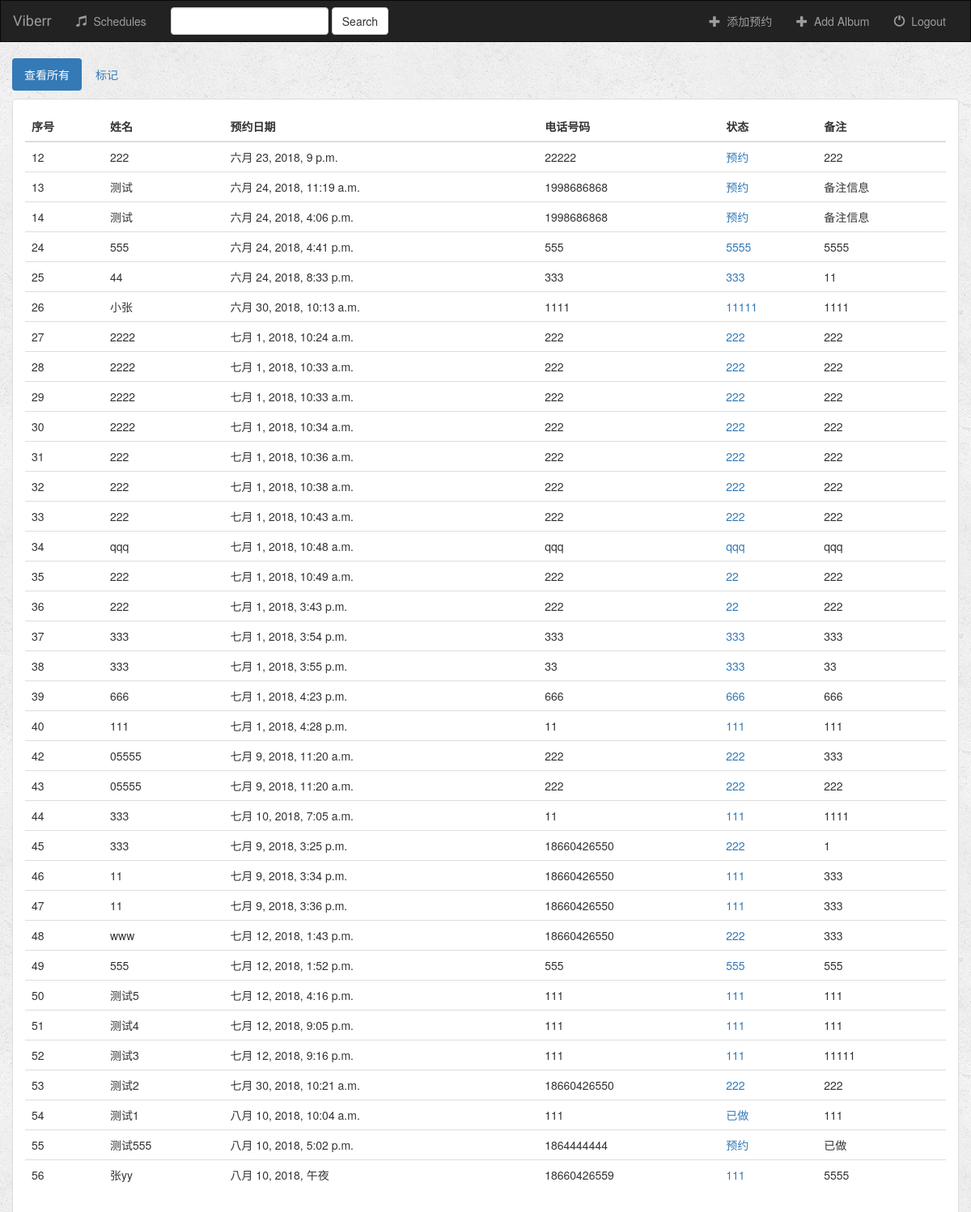
Page /music/schedules/all/ (signed in) on the committed database.
### music/models.py (models this page shows, shortened)
class Schedule(models.Model):
    schedule_date = models.DateTimeField(editable=True,verbose_name= '预约日期')   #,label='预约日期' ,label='预约人姓名',label='预约人电话' auto_now_add=True,
    schedule_name = models.CharField(max_length=20,verbose_name= '姓名')
    schedule_telephone = models.CharField(max_length=11,verbose_name= '移动电话')
    schedule_status = models.CharField(max_length=10,verbose_name= '状态')
    schedule_call = models.IntegerField(default=0,verbose_name= '电话次数')
    schedule_memo  = models.CharField(max_length=1000,verbose_name= '备注')
    is_favorite = models.BooleanField(default=False,verbose_name= '已做标记')
    user =models.CharField(max_length=10,default='all',verbose_name= '操作用户')

### music/views.py (the view)
# urls.py: url(r'^schedules/(?P<filter_by>[a-zA_Z]+)/$', views.schedules, name='schedules'),
def schedules(request, filter_by):
    if not request.user.is_authenticated():
        return render(request, 'music/login.html')
    else:
        try:
            schedule_ids = []
            for schedule in Schedule.objects.all():
                schedule_ids.append(schedule.pk)
                schedules_list = Schedule.objects.filter(pk__in=schedule_ids)
            if filter_by == 'favorites':
                users_songs = schedules_list.filter(is_favorite=True)
        except Schedule.DoesNotExist:
            users_songs = []
        return render(request, 'schedule/schedule.html', {
            'schedule_list': schedules_list,
            'filter_by': filter_by,
        })

### music/templates/schedule/schedule.html (shortened to what this page needs)
{% extends 'music/base_schedule.html' %}
{% block body %}
<div class="container-fluid schedules-container">
    <div class="row">
        <div class="col-sm-12">
            <ul class="nav nav-pills" style="margin-bottom: 10px;">
                <li role="presentation" {% if filter_by == 'all' %}class="active"{% endif %}><a href="{% url 'music:schedules' 'all' %}">查看所有</a></li>
                <li role="presentation" {% if filter_by == 'favorites' %}class="active"{% endif %}><a href="{% url 'music:schedules' 'favorites' %}">标记</a></li>
            </ul>
        </div>
    </div>
    <div class="row">
        <div class="col-sm-12">
            <div class="panel panel-default">
                <div class="panel-body">
                    <table class="table">
                        <thead>
                            <tr>
                                <th>序号</th>
                                <th>姓名</th>
                                <th>预约日期</th>
                                <th>电话号码</th>
                                <th>状态</th>
                                <th>备注</th>
                            </tr>
                        </thead>
                        <tbody>
                            {% for schedule in schedule_list %}
                                <tr>
                                     <td>{{ schedule.id}}</td>
                                    <td>{{ schedule.schedule_name}}</td>
                                    <td>{{ schedule.schedule_date }}</td>
                                    <td>{{ schedule.schedule_telephone }}</td>
                                    <td><a >{{ schedule.schedule_status }}</a></td>
                                    <td>{{ schedule.schedule_memo }}</td>
                                </tr>
                            {% endfor %}
                        </tbody>
                    </table>
                </div>
            </div>
        </div>
    </div>
</div>
{% endblock %}

### music/static/music/style.css (style rules this page uses)
body { background: white url("images/background.png"); }

### rows in the picture
Schedule: id "12", schedule_name "222", schedule_date "六月 23, 2018, 9 p.m.", schedule_telephone "22222", schedule_status "预约", schedule_memo "222"
Schedule: id "13", schedule_name "测试", schedule_date "六月 24, 2018, 11:19 a.m.", schedule_telephone "1998686868", schedule_status "预约", schedule_memo "备注信息"
Schedule: id "14", schedule_name "测试", schedule_date "六月 24, 2018, 4:06 p.m.", schedule_telephone "1998686868", schedule_status "预约", schedule_memo "备注信息"
Schedule: id "24", schedule_name "555", schedule_date "六月 24, 2018, 4:41 p.m.", schedule_telephone "555", schedule_status "5555", schedule_memo "5555"
Schedule: id "25", schedule_name "44", schedule_date "六月 24, 2018, 8:33 p.m.", schedule_telephone "333", schedule_status "333", schedule_memo "11"
Schedule: id "26", schedule_name "小张", schedule_date "六月 30, 2018, 10:13 a.m.", schedule_telephone "1111", schedule_status "11111", schedule_memo "1111"
Schedule: id "27", schedule_name "2222", schedule_date "七月 1, 2018, 10:24 a.m.", schedule_telephone "222", schedule_status "222", schedule_memo "222"
Schedule: id "28", schedule_name "2222", schedule_date "七月 1, 2018, 10:33 a.m.", schedule_telephone "222", schedule_status "222", schedule_memo "222"
Schedule: id "29", schedule_name "2222", schedule_date "七月 1, 2018, 10:33 a.m.", schedule_telephone "222", schedule_status "222", schedule_memo "222"
Schedule: id "30", schedule_name "2222", schedule_date "七月 1, 2018, 10:34 a.m.", schedule_telephone "222", schedule_status "222", schedule_memo "222"
Schedule: id "31", schedule_name "222", schedule_date "七月 1, 2018, 10:36 a.m.", schedule_telephone "222", schedule_status "222", schedule_memo "222"
Schedule: id "32", schedule_name "222", schedule_date "七月 1, 2018, 10:38 a.m.", schedule_telephone "222", schedule_status "222", schedule_memo "222"
Schedule: id "33", schedule_name "222", schedule_date "七月 1, 2018, 10:43 a.m.", schedule_telephone "222", schedule_status "222", schedule_memo "222"
Schedule: id "34", schedule_name "qqq", schedule_date "七月 1, 2018, 10:48 a.m.", schedule_telephone "qqq", schedule_status "qqq", schedule_memo "qqq"
Schedule: id "35", schedule_name "222", schedule_date "七月 1, 2018, 10:49 a.m.", schedule_telephone "222", schedule_status "22", schedule_memo "222"
Schedule: id "36", schedule_name "222", schedule_date "七月 1, 2018, 3:43 p.m.", schedule_telephone "222", schedule_status "22", schedule_memo "222"
Schedule: id "37", schedule_name "333", schedule_date "七月 1, 2018, 3:54 p.m.", schedule_telephone "333", schedule_status "333", schedule_memo "333"
Schedule: id "38", schedule_name "333", schedule_date "七月 1, 2018, 3:55 p.m.", schedule_telephone "33", schedule_status "333", schedule_memo "33"
Schedule: id "39", schedule_name "666", schedule_date "七月 1, 2018, 4:23 p.m.", schedule_telephone "666", schedule_status "666", schedule_memo "666"
Schedule: id "40", schedule_name "111", schedule_date "七月 1, 2018, 4:28 p.m.", schedule_telephone "11", schedule_status "111", schedule_memo "111"
Schedule: id "42", schedule_name "05555", schedule_date "七月 9, 2018, 11:20 a.m.", schedule_telephone "222", schedule_status "222", schedule_memo "333"
Schedule: id "43", schedule_name "05555", schedule_date "七月 9, 2018, 11:20 a.m.", schedule_telephone "222", schedule_status "222", schedule_memo "222"
Schedule: id "44", schedule_name "333", schedule_date "七月 10, 2018, 7:05 a.m.", schedule_telephone "11", schedule_status "111", schedule_memo "1111"
Schedule: id "45", schedule_name "333", schedule_date "七月 9, 2018, 3:25 p.m.", schedule_telephone "18660426550", schedule_status "222", schedule_memo "1"
Schedule: id "46", schedule_name "11", schedule_date "七月 9, 2018, 3:34 p.m.", schedule_telephone "18660426550", schedule_status "111", schedule_memo "333"
Schedule: id "47", schedule_name "11", schedule_date "七月 9, 2018, 3:36 p.m.", schedule_telephone "18660426550", schedule_status "111", schedule_memo "333"
Schedule: id "48", schedule_name "www", schedule_date "七月 12, 2018, 1:43 p.m.", schedule_telephone "18660426550", schedule_status "222", schedule_memo "333"
Schedule: id "49", schedule_name "555", schedule_date "七月 12, 2018, 1:52 p.m.", schedule_telephone "555", schedule_status "555", schedule_memo "555"
Schedule: id "50", schedule_name "测试5", schedule_date "七月 12, 2018, 4:16 p.m.", schedule_telephone "111", schedule_status "111", schedule_memo "111"
Schedule: id "51", schedule_name "测试4", schedule_date "七月 12, 2018, 9:05 p.m.", schedule_telephone "111", schedule_status "111", schedule_memo "111"
Schedule: id "52", schedule_name "测试3", schedule_date "七月 12, 2018, 9:16 p.m.", schedule_telephone "111", schedule_status "111", schedule_memo "11111"
Schedule: id "53", schedule_name "测试2", schedule_date "七月 30, 2018, 10:21 a.m.", schedule_telephone "18660426550", schedule_status "222", schedule_memo "222"
Schedule: id "54", schedule_name "测试1", schedule_date "八月 10, 2018, 10:04 a.m.", schedule_telephone "111", schedule_status "已做", schedule_memo "111"
Schedule: id "55", schedule_name "测试555", schedule_date "八月 10, 2018, 5:02 p.m.", schedule_telephone "1864444444", schedule_status "预约", schedule_memo "已做"
Schedule: id "56", schedule_name "张yy", schedule_date "八月 10, 2018, 午夜", schedule_telephone "18660426559", schedule_status "111", schedule_memo "5555"
